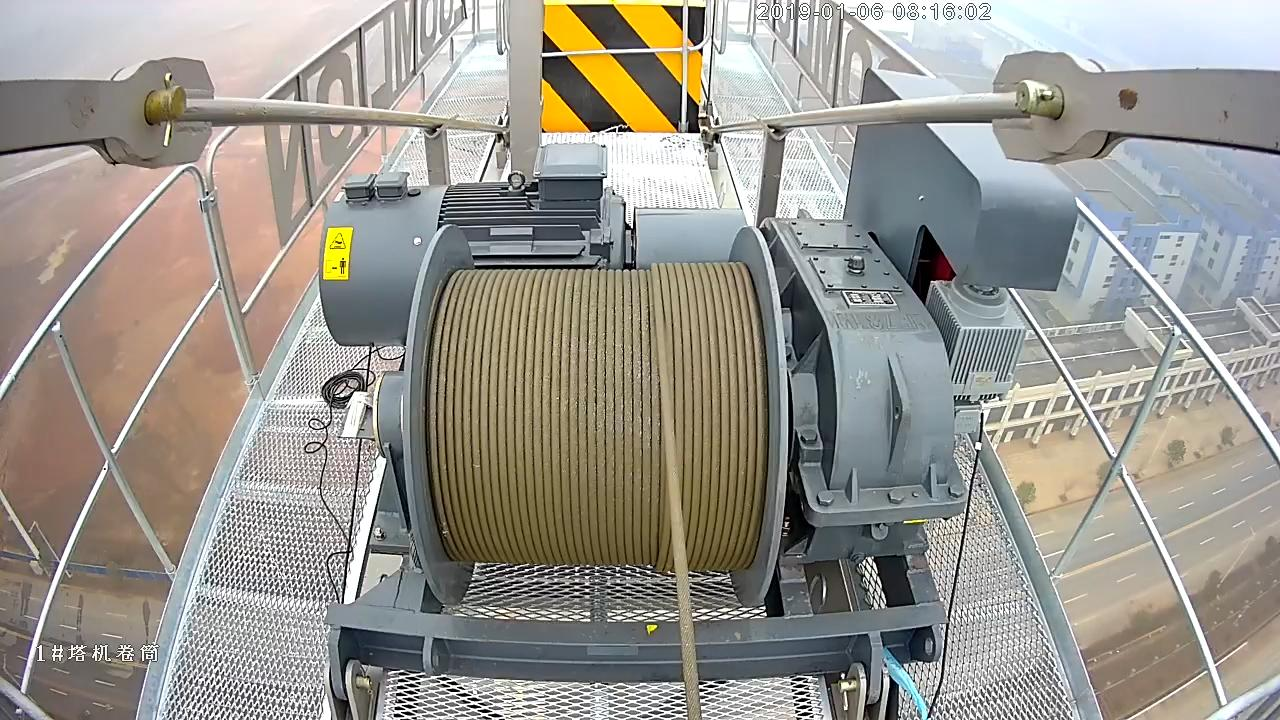
#> input picture img00001.jpg, 1280 x 720 px, given in place of MyTestVideo_1.mp4, which was not available
$ python camshift.py
#> lines starting #> are read from the running program, lines starting #| are printed output that depends on the picture; after the words box and inside, x2 and y2 are one past the last pixel; in counts of white or black regions, pixels touching at a corner belong together; pictures that were not available may be replaced by others from this repository, and a replacement may not be noted
# -*- coding: utf-8 -*-
"""
Created on Thu Feb 28 11:09:16 2019

@author: Administrator
"""
import numpy as np
import cv2 as cv

cap = cv.VideoCapture(r"d:\MyTestVideo_1.mp4")
# take first frame of the video
ret,frame = cap.read()
#> frame is the input picture: shape (720, 1280, 3); mean B, G, R 142.5, 150, 153.2
# setup initial location of window
r,h,c,w = 1,132,543,162  # simply hardcoded the values
track_window = (c,r,w,h)
# set up the ROI for tracking
roi = frame[r:r+h, c:c+w]
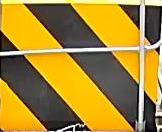
#> roi: shape (132, 162, 3); mean B, G, R 50.2, 136.8, 168.1
hsv_roi =  cv.cvtColor(roi, cv.COLOR_BGR2HSV)
#> hsv_roi: shape (132, 162, 3); mean H, S, V 41.1, 145.1, 168.6
mask = cv.inRange(hsv_roi, np.array((0., 60.,32.)), np.array((180.,255.,255.)))
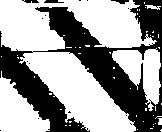
#> mask: shape (132, 162); 61.6% white; 16 black regions (12 under 20 px), largest, box (x1, y1, x2, y2) and area: (0, 0, 162, 132) 8065, (44, 0, 64, 3) 45, (111, 0, 129, 4) 42, (22, 0, 39, 3) 39
roi_hist = cv.calcHist([hsv_roi],[0],mask,[180],[0,180])
#> roi_hist = 180 values, max 4255 at index 23, min 0 at index 36, mean 73.2
cv.normalize(roi_hist,roi_hist,0,255,cv.NORM_MINMAX)
# Setup the termination criteria, either 10 iteration or move by atleast 1 pt
term_crit = ( cv.TERM_CRITERIA_EPS | cv.TERM_CRITERIA_COUNT, 10, 1 )
while(1):
    ret ,frame = cap.read()
    if ret == True:
        hsv = cv.cvtColor(frame, cv.COLOR_BGR2HSV)
#> hsv: shape (720, 1280, 3); mean H, S, V 56.6, 41.9, 159.4
        dst = cv.calcBackProject([hsv],[0],roi_hist,[0,180],1)
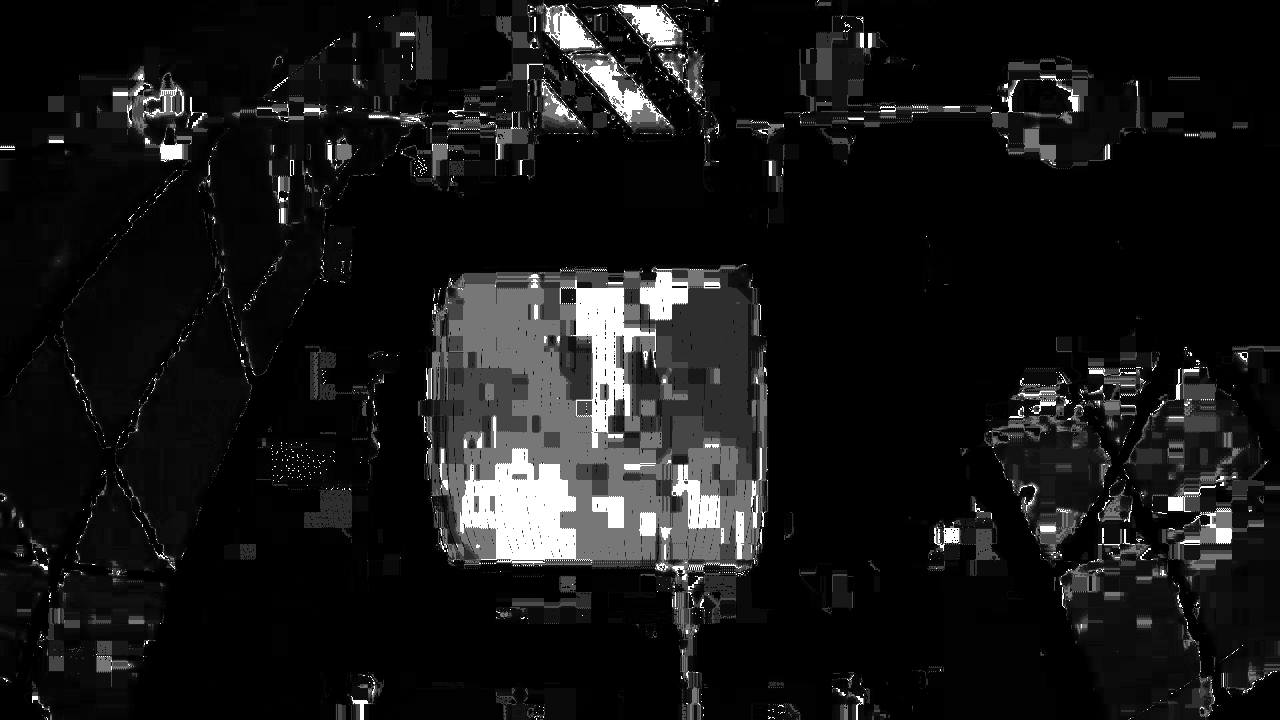
#> dst: shape (720, 1280); min 0, max 255, mean 22.9
        # apply meanshift to get the new location
        ret, track_window = cv.CamShift(dst, track_window, term_crit)
#> ret = ((608, 75), (148.6, 186.8), 84.59); track_window = (514, 0, 188, 150)
        # Draw it on image
        pts = cv.boxPoints(ret)
#> pts = [[508, 9.84], [694, -7.76], [708, 140.2], [522, 157.8]]
        pts = np.int0(pts)
#> pts = [[508, 9], [693, -7], [707, 140], [522, 157]]
        img2 = cv.polylines(frame,[pts],True, 255,2)
        cv.imshow('img2',img2)
        k = cv.waitKey(60) & 0xff
#> (key Esc is pressed here)
        if k == 13:
            break
        else:
            pass
#            cv.imwrite(chr(k)+".jpg",img2)
    else:
        break
cv.destroyAllWindows()
cap.release()
